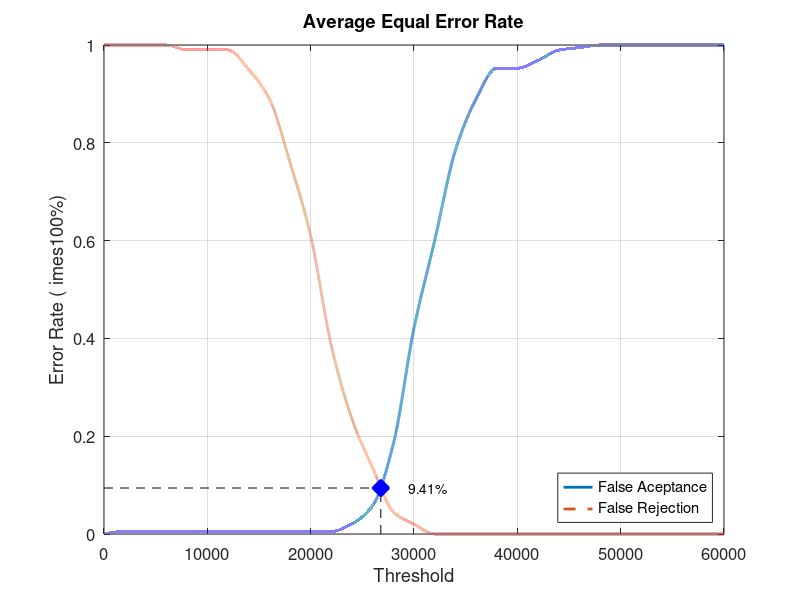
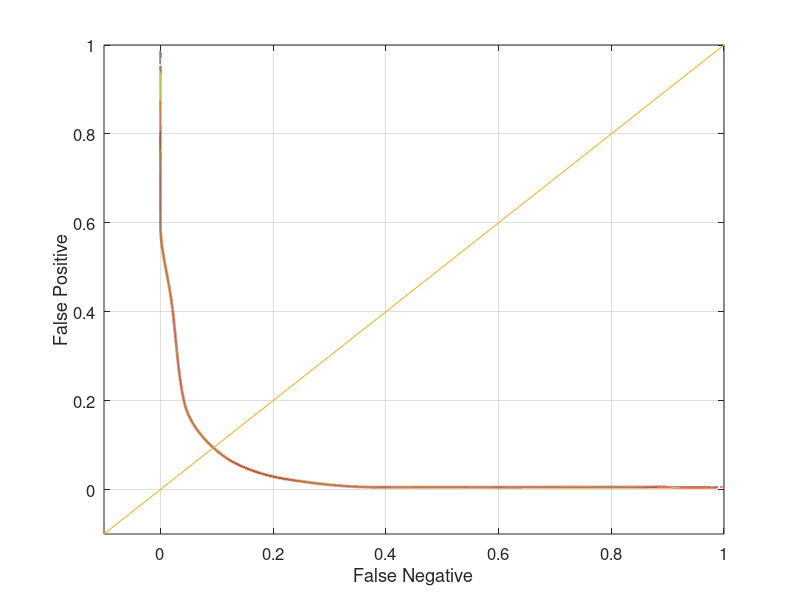

Reproduce these figures in MATLAB, in order.
close all;
clear;
clc;
x = 0:2000:60000;
xq = 0:0.5:60000;

y0 = [0 0.00526316 0.00526316 0.00526316 0.00526316 0.00526316 0.00526316 0.00526316 0.00526316 0.00526316 0.00526316 0.00526316 0.0210526 0.0578947 0.184211 0.421053 0.6 0.784211 0.889474 0.952632 0.952632 0.968421 0.989474 0.994737 1 1 1 1 1 1 1]
yy0 = interp1(x, y0, xq, 'pchip');
y1 = [1 1 1 1 0.99 0.99 0.99 0.95 0.89 0.76 0.61 0.385 0.235 0.135 0.045 0.02 0 0 0 0 0 0 0 0 0 0 0 0 0 0 0]
yy1 = interp1(x, y1, xq, 'pchip');

% Calculating EER: 
y2 = abs(y0 - y1);
find(y2 == min(y2))
yy2 = abs(yy0 - yy1);
xEER = find(yy2 == min(yy2));
xEERIndex = xq(xEER) % X-axis EER
yEER = yy0(xEER) % Y-axis EER

main = figure
plot(xq, yy0,'-','LineWidth', 2);	hold on
plot(xq, yy1,'--','LineWidth', 2);	hold on
plot([xEERIndex xEERIndex], [0 yEER], 'k--');	hold on
plot([0 xEERIndex], [yEER yEER], 'k--');	hold on
plot(xEERIndex, yEER, 'bx', 'LineWidth', 10);	hold on
text(xEERIndex + 10 * xEERIndex / 100, yEER, [num2str(round((10000 * yEER)) / 100) '%'])
legend('False Aceptance', 'False Rejection', 'Location', 'SouthEast')
xlabel('Threshold')
ylabel('Error Rate (	imes100%)')
title('Average Equal Error Rate')
set(gca, 'FontSize', 12)
axis([0 60000 0 1])
grid on

print(main, 'Database4_2Main', '-dpng');
FNRxFPR = figure('Color', [1 1 1]);
plot(yy1, yy0, '-', yy1, yy0, 'LineWidth', 2);
hold on
y = -0.1:0.1:1
plot(y, y); 
set(gca, 'FontSize', 12)
xlabel('False Negative')
ylabel('False Positive')
axis([-0.1 1 -0.1 1])
set(gca, 'FontSize', 12)
grid on

print(FNRxFPR, 'Database4_2FNRxFPR','-dpng');
